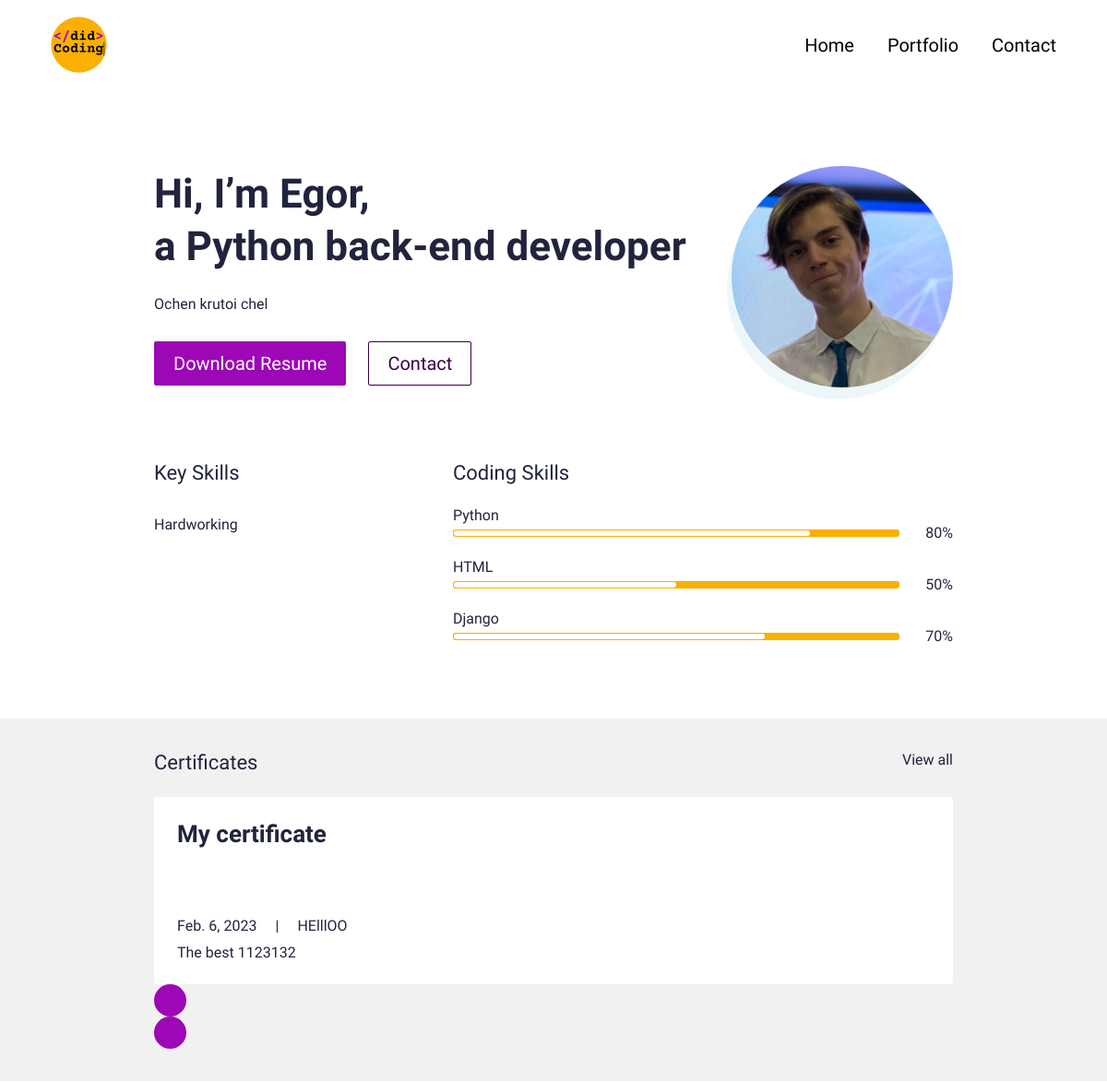
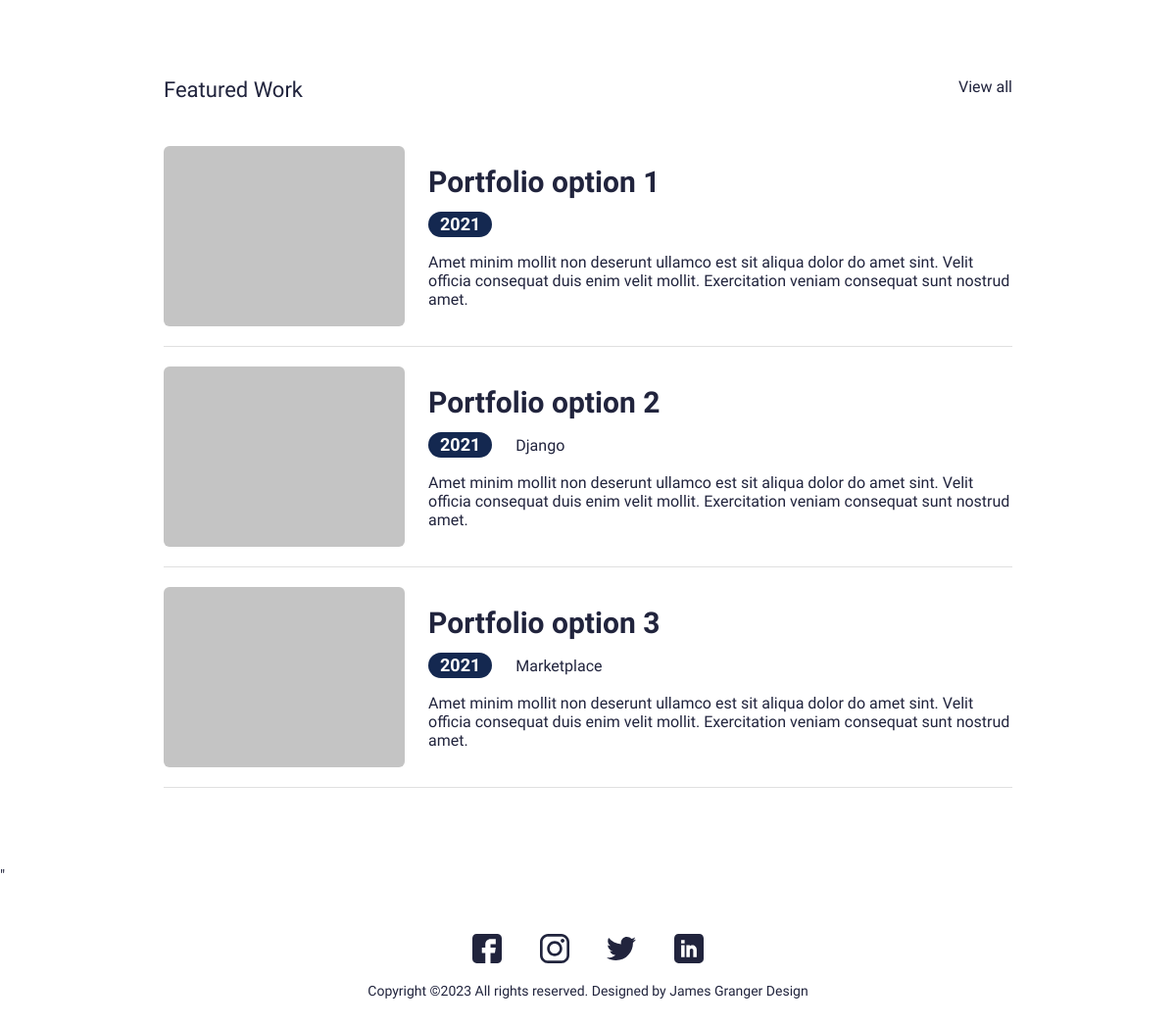
The page / on the database its author committed (2 pictures, top to bottom).
### main/models.py (models this page shows, shortened)
class UserProfile(models.Model):
    class Meta:
        verbose_name_plural = 'User Profiles'
        verbose_name = 'User Profile'
    user = models.OneToOneField(User, on_delete=models.CASCADE)
    avatar = models.ImageField(blank=True, null=True, upload_to="avatar")
    title = models.CharField(max_length=200, blank=True, null=True)
    bio = models.TextField(blank=True, null=True)
    skills = models.ManyToManyField(Skill, blank=True)
    cv = models.FileField(blank=True, null=True, upload_to="cv")

class Skill(models.Model):
    class Meta:
        verbose_name_plural = 'Skills'
        verbose_name = 'Skill'
    name = models.CharField(max_length=20, blank=True, null=True)
    score = models.IntegerField(default=80, blank=True, null=True)
    image = models.FileField(blank=True, null=True, upload_to="skills")
    is_key_skill = models.BooleanField(default=False)

class Certificate(models.Model):
    class Meta:
        verbose_name_plural = 'Certificates'
        verbose_name = 'Certificate'
    date = models.DateTimeField(blank=True, null=True)
    name = models.CharField(max_length=50, blank=True, null=True)
    title = models.CharField(max_length=200, blank=True, null=True)
    description = models.CharField(max_length=500, blank=True, null=True)
    is_active = models.BooleanField(default=True)

### main/views.py (the view)
# urls.py: path('', views.IndexView.as_view(), name='home'),
class IndexView(generic.TemplateView):
	template_name = "main/index.html"
	def get_context_data(self, **kwargs):
		context = super().get_context_data(**kwargs)
		certificates = Certificate.objects.filter(is_active=True)
		portfolio = Portfolio.objects.filter(is_active=True)
		context["certificates"] = certificates
		context["portfolio"] = portfolio
		return context

### resume/context_processor.py (called while the page is built)
def project_context(request):
    context = {
        'me' : User.objects.first(),
    }
    return context

### main/templates/main/index.html (shortened to what this page needs)
{% extends 'main/base.html' %}
{% load static %}
{% block content %}
<section>
  <div class="bannerSection">
    <div class="container">
      <div class="row g-4 g-md-3  align-items-center">
        <div class="col-md-auto order-md-last">
          <div class="bannerUserImg">
            <img src="{{me.userprofile.avatar.url}}" alt="...">
          </div>
        </div>
        <div class="col-md">
          <div class="bannerContent">
            <h1 class="xlTitle pb-3">Hi, I’m {{me.first_name|title}}, <br> a {{me.userprofile.title}}</h1>
            <p>{{me.userprofile.bio}}</p>
            <div class="bannerBtnCol">
              <div class="row">
                <div class="col-auto">
                  <a download href="{{me.userprofile.cv.url}}" class="btn btnPrimary">Download Resume</a>
                </div>
                <div class="col-auto">
                  <a href="{% url 'main:contact' %}" class="btn btnOutline">Contact</a>
                </div>
              </div>
            </div>
          </div>
        </div>
      </div>
    </div>
  </div>
</section>
<section>
  <div class="sectionSpace pt-0">
    <div class="container">
      <div class="row">
        <div class="col-md-auto">
          <div class="keySkillCol">
            <h4 class="smTitle pb-3">Key Skills</h4>
            {% for sk in me.userprofile.skills.all %}
            {% if sk.is_key_skill %}
            <div class="keySkillCard">
              <span class="ksText">{{sk.name}}</span>
            </div>
            {% endif %}
            {% endfor %}
          </div>
        </div>
        <div class="col-md">
          <h4 class="smTitle pb-3">Coding Skills</h4>
          <div class="progressCol">
            <div class="progressCard">
              {% for sk in me.userprofile.skills.all %}
              {% if not sk.is_key_skill %}
              <div class="progressCol">
                <span class="progressLbl">{{sk.name}}</span>
                <div class="row g-2 align-items-center">
                  <div class="col">
                    <div class="progress progressStyle">
                      <div class="progress-bar" role="progressbar" style="width: {{sk.score}}%" aria-valuenow="{{sk.score}}" aria-valuemin="0" aria-valuemax="100"></div>
                    </div>
                  </div>
                  <div class="col-auto">
                    <span class="pLbl">{{sk.score}}%</span>
                  </div>
                </div>
              </div>
              {% endif %}
              {% endfor %}
            </div>
          </div>
        </div>
      </div>
    </div>
  </div>
</section>
<section>
  <div class="sectionSpaceSm lightBg">
    <div class="container">
      <div class="row pb-3">
        <div class="col">
          <h4 class="smText regular">Certificates</h4>
        </div>
        <div class="col-auto">
          <a href="javascript:void(0)" class="simpleLink">View all</a>
        </div>
      </div>
      <div class="sliderOuter">
        <div class="swiper certificatesSlider">
          <div class="swiper-wrapper">
            {% for c in certificates %}
              {% if c.is_active %}
                <div class="swiper-slide">
              <div class="cardStyle1">
                <h4 class="mdTitle cs1Title">
                  <a href="{me.userprofile.certificates.url}">{{c.name}}</a>
                </h4>
                <ul class="cardOptionCol">
                  <li>{{c.date.date}}</li>
                  <li>{{c.title}}</li>
                </ul>
                <p>{{c.description}}</p>
              </div>
                </div>
              {% endif %}
            {% endfor %}
          </div>
        </div>
        <div class="cert-swiper-button-next swiper-button-next swiperBtnStyle"></div>
        <div class="cert-swiper-button-prev swiper-button-prev swiperBtnStyle"></div>
      </div>
    </div>
  </div>
</section>
<section>
  <div class="sectionSpace">
    <div class="container">
      <div class="portfolioCol">
        <div class="row pb-3">
          <div class="col">
            <h4 class="smText regular">Featured Work</h4>
          </div>
          <div class="col-auto">
            <a href="javascript:void(0)" class="simpleLink">View all</a>
          </div>
        </div>
        <div class="portfolioCard">
          <div class="row g-4 align-items-center">
            <div class="col-md-auto">
              <div class="portfolioImgCol">
                <a href="javascript:void(0)"><img src="{% static 'images/work-img.jpg' %}" alt="..."></a>
              </div>
            </div>
            <div class="col-md">
              <div class="portfolioContentCol">
                <h4 class="lgTitle"><a href="javascript:void(0)">Portfolio option 1</a></h4>
                <ul class="portfolioOption">
                  <li><span class="dateLbl">2021</span></li>
                </ul>
                <p>Amet minim mollit non deserunt ullamco est sit aliqua dolor do amet sint. Velit officia consequat duis enim velit mollit. Exercitation veniam consequat sunt nostrud amet.</p>
              </div>
            </div>
          </div>
        </div>
        <div class="portfolioCard">
          <div class="row g-4 align-items-center">
            <div class="col-md-auto">
              <div class="portfolioImgCol">
                <a href="javascript:void(0)"><img src="{% static 'images/work-img.jpg' %}" alt="..."></a>
              </div>
            </div>
            <div class="col-md">
              <div class="portfolioContentCol">
                <h4 class="lgTitle"><a href="javascript:void(0)">Portfolio option 2</a></h4>
                <ul class="portfolioOption">
                  <li><span class="dateLbl">2021</span></li>
                  <li>Django</li>
                </ul>
                <p>Amet minim mollit non deserunt ullamco est sit aliqua dolor do amet sint. Velit officia consequat duis enim velit mollit. Exercitation veniam consequat sunt nostrud amet.</p>
              </div>
            </div>
          </div>
        </div>
        <div class="portfolioCard">
          <div class="row g-4 align-items-center">
            <div class="col-md-auto">
              <div class="portfolioImgCol">
                <a href="javascript:void(0)"><img src="{% static 'images/work-img.jpg' %}" alt="..."></a>
              </div>
            </div>
            <div class="col-md">
              <div class="portfolioContentCol">
                <h4 class="lgTitle"><a href="javascript:void(0)">Portfolio option 3</a></h4>
                <ul class="portfolioOption">
                  <li><span class="dateLbl">2021</span></li>
                  <li>Marketplace</li>
                </ul>
                <p>Amet minim mollit non deserunt ullamco est sit aliqua dolor do amet sint. Velit officia consequat duis enim velit mollit. Exercitation veniam consequat sunt nostrud amet.</p>
              </div>
            </div>
          </div>
        </div>
      </div>
    </div>
  </div>
</section>
{% endblock %}

### main/templates/main/base.html (shortened to what this page needs)
{% load static %}
<!doctype html>
<html lang="en">
  <head>
    <link href="{% static 'css/bootstrap.min.css' %}" rel="stylesheet">
    <link rel="stylesheet" href="https://unpkg.com/swiper@7.0.5/swiper-bundle.min.css">
    <link href="{% static 'css/style.css' %}" rel="stylesheet">
  </head>
  <body>
    {% include 'main/partials/nav.html' %}
    {% block content %}{% endblock %}
    {% include 'main/partials/footer.html' %}
  </body>
</html>

### main/templates/main/partials/nav.html (shortened to what this page needs)
{% load static %}
    <header>
        <div class="headerCol">
          <div class="container-fluid">
            <div class="row align-items-center">
              <div class="col-auto">
                <div class="logoCol"><a href="{% url 'main:home' %}"><img src="{% static 'images/logo.png' %}" alt="..."></a></div>
              </div>
              <div class="col">
                <div class="navCollapseCol">
                  <div class="navCol">
                    <ul>
                      <li><a href="{% url 'main:home' %}">Home</a></li>
                      <li><a href="{% url 'main:portfolios' %}">Portfolio</a></li>
                      <li><a href="{% url 'main:contact' %}">Contact</a></li>
                    </ul>
                  </div>
                </div>
              </div>
            </div>
          </div>
        </div>
      </header>

### main/templates/main/partials/footer.html
    "{% load static %}
    <footer>
        <div class="footerCol">
          <div class="container">
            <ul class="socialCol">
              <li><a href="javascript:void(0)"><img src="{% static 'images/fb.svg' %}" alt="..."></a></li>
              <li><a href="javascript:void(0)"><img src="{% static 'images/insta.svg' %}" alt="..."></a></li>
              <li><a href="javascript:void(0)"><img src="{% static 'images/twitter.svg' %}" alt="..."></a></li>
              <li><a href="javascript:void(0)"><img src="{% static 'images/linkedin.svg' %}" alt="..."></a></li>
            </ul>
            <div class="copyrightCol">
              <p>Copyright ©{% now 'Y' %} All rights reserved. Designed by <a href="https://jamesgrangerdesign.co.uk/" target="_blank">James Granger Design</a></p>
            </div>
          </div>
        </div>
      </footer>

### rows shown on the page
Skill: name "Hardworking"
Skill: name "Python", score "80"
Skill: name "HTML", score "50"
Skill: name "Django", score "70"
Certificate: name "My certificate", date "Feb. 6, 2023", title "HElllOO", description "The best 1123132"

### other values the page prints
{{ me.first_name|title }} "Egor"
{{ me.userprofile.title }} "Python back-end developer"
{{ me.userprofile.bio }} "Ochen krutoi chel"
